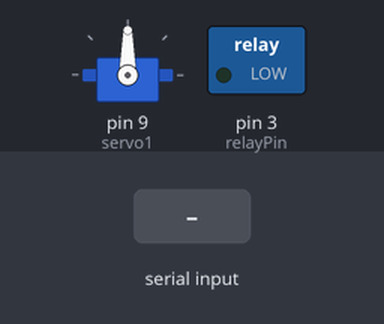
Bench run of a sketch on a simulated Arduino Uno, built with avr-gcc and run on an emulated ATmega328P. Parts: servo, switched loads named in the sketch (green lamp = pin HIGH). The inputs (shaded band) are chosen by the test bench.

Above: at 1.2 s.
1.3 s: "1" received over Serial
At 2.2 s:
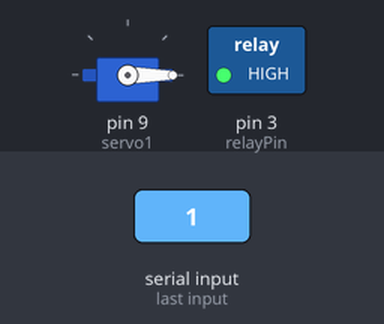
At 6.8 s:
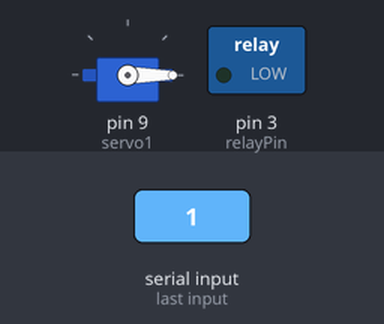
Timing chart, 0 to 8.3 s (numbered marks = the images above; inputs shaded):
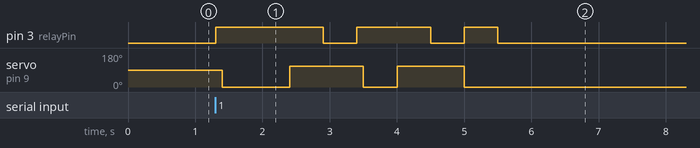

Measured:
- after the input at 1.3 s, pin 3 (relayPin): goes HIGH 1.6 s, LOW 0.50 s, HIGH 1.1 s, LOW 0.50 s, HIGH 0.50 s, then LOW, starting at once; servo on pin 9 (servo1): goes 0° 1.0 s, 110° 1.1 s, 0° 0.50 s, 110° 1.0 s, then 0°, starting after 0.10 s

The sketch:

servo_control.ino
```cpp
//   #include <Servo.h>

// Servo servo1;
// //Servo servo2;

// void setup() {

//   servo1.attach(9); // Attach servo 1 signal pin to D2
//   //servo2.attach(D2); // Attach servo 2 signal pin to D4
//   Serial.begin(9600);
// }

// void loop() {
//   if (Serial.available() > 0) {
//     char command = Serial.read();
//     int angle;

//     // Check the command received and adjust the servo angles accordingly
//     if (command == '1') {
//       servo1.write(0);  // tell servo to go to a particular angle
//       delay(1000);

//       servo1.write(90);
//       delay(500);
//       // angle = constrain(servo1.read(), 0, 180); // Increase angle by 20 degrees, constrained between 0 and 180
//       // servo1.write(angle);}

//     //   else if (command == '2') {
//     //   angle = constrain(servo1.read() - 20, 0, 180 ); // Decrease angle by 20 degrees, constrained between 0 and 180
//     //   servo1.write(angle);
//     // } else if (command == '3') {
//     //   angle = constrain(servo2.read() + 20, 0, 180); // Increase angle by 20 degrees, constrained between 0 and 180
//     //   servo2.write(angle);
//     // } else if (command == '4') {
//     //   angle = constrain(servo2.read() - 20, 0, 180); // Decrease angle by 20 degrees, constrained between 0 and 180
//     //   servo2.write(angle);
//     }
//   }
//   delay(10); // Small delay to prevent excessive loop execution
// }

#include <Servo.h>

Servo servo1;
int relayPin = 3;  // Replace with the actual GPIO pin number connected to the relay signal


void setup() {
  servo1.attach(9);  // Attach servo 1 signal pin to D2
  Serial.begin(9600);
  pinMode(relayPin, OUTPUT);
}

void loop() {
  if (Serial.available() > 0) {
    char command = Serial.read();

    // Check the command received and adjust the servo angles accordingly
    if (command == '1') {
      digitalWrite(relayPin, HIGH);  // Turn on the relay
      delay(100);
      servo1.write(- 110);
      delay(1000);
      servo1.write(110);
      delay(500);
      digitalWrite(relayPin, LOW);
      delay(500);
      digitalWrite(relayPin, HIGH);  // Turn on the relay
      delay(100);
      servo1.write(- 110);
      delay(500);
      servo1.write(110);
      delay(500);
      digitalWrite(relayPin, LOW);
      delay(500);
      digitalWrite(relayPin, HIGH);
      servo1.write(- 60);
      delay(500);
      digitalWrite(relayPin, LOW);
      delay(500);

    }
  }
  delay(10); // Small delay to prevent excessive loop execution
}

// #include <Servo.h>

// Servo servo1;

// void setup() {
//   servo1.attach(9);  // Attach servo 1 signal pin to D9
//   Serial.begin(9600);
// }

// void loop() {
//   if (Serial.available() > 0) {
//     char command = Serial.read();

//     // Check the command received and adjust the servo angles accordingly
//     if (command == '1') {
//       // Move the servo by 90 degrees from its current position
//       servo1.write(servo1.read() - 90);
//       delay(2000);

//       // Move the servo back to its original position
//       servo1.write(servo1.read() + 90);
//       delay(1000);
//     }
//     else {
//       Serial.println("no command received");
//     }
//   }

//   delay(1000); // Small delay to prevent excessive loop execution
// }
```
